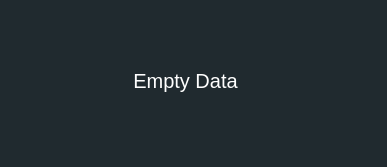
<?xml version="1.0" encoding="UTF-8"?>
<ui version="4.0">
 <class>Error</class>
 <widget class="QDialog" name="Error">
  <property name="geometry">
   <rect>
    <x>0</x>
    <y>0</y>
    <width>387</width>
    <height>167</height>
   </rect>
  </property>
  <property name="minimumSize">
   <size>
    <width>253</width>
    <height>144</height>
   </size>
  </property>
  <property name="windowTitle">
   <string>Dialog</string>
  </property>
  <property name="styleSheet">
   <string notr="true">background-color: rgb(32, 42, 47);</string>
  </property>
  <widget class="QLabel" name="label">
   <property name="geometry">
    <rect>
     <x>0</x>
     <y>0</y>
     <width>371</width>
     <height>161</height>
    </rect>
   </property>
   <property name="font">
    <font>
     <pointsize>15</pointsize>
    </font>
   </property>
   <property name="layoutDirection">
    <enum>Qt::LeftToRight</enum>
   </property>
   <property name="styleSheet">
    <string notr="true">color: rgb(255, 255, 255);</string>
   </property>
   <property name="text">
    <string>Empty Data</string>
   </property>
   <property name="alignment">
    <set>Qt::AlignCenter</set>
   </property>
   <property name="wordWrap">
    <bool>false</bool>
   </property>
   <property name="margin">
    <number>0</number>
   </property>
   <property name="indent">
    <number>0</number>
   </property>
   <property name="textInteractionFlags">
    <set>Qt::LinksAccessibleByMouse</set>
   </property>
  </widget>
 </widget>
 <resources/>
 <connections/>
</ui>
